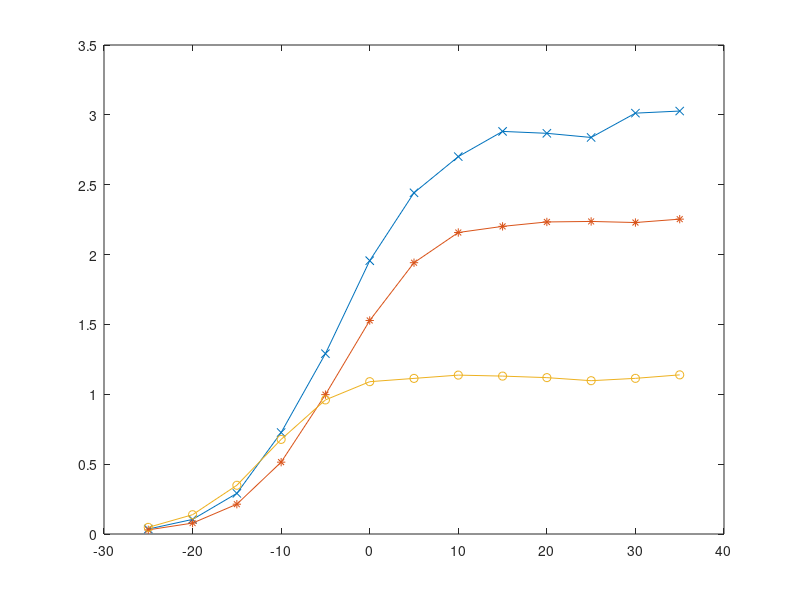

This figure's MATLAB source: (Note: this script raises an error after producing the figure.)
load("min_master_list_00.mat");
min_master_list_00 = min_master_list;

load("min_master_list_0.mat");
min_master_list_0 = min_master_list;

load("min_master_list_4.mat");
min_master_list_4 = min_master_list;

load("fine_min_master_list_8.mat");
min_master_list_8 = min_master_list;

load("fine_min_master_list_12.mat");
min_master_list_12 = min_master_list; 
load("fine_two_min_master_list_12.mat");
min_master_list_12 = cat(1,min_master_list_12,min_master_list);

max_power_list = -25:5:35;
plot(max_power_list,mean(min_master_list_12(:,1:end-1)),'DisplayName','12 IRS elements','Marker','x');
hold on;
% plot(max_power_list,mean(min_master_list_00),'DisplayName','No IRS with maximum power','Marker','>');
plot(max_power_list,mean(min_master_list_4(:,1:end-1)),'DisplayName','4 IRS elements','Marker','*');
% plot(max_power_list,mean(min_master_list_8),'DisplayName','8 IRS elements','Marker','^');
plot(max_power_list,mean(min_master_list_0(:,1:end-1)),'DisplayName','No IRS with optimized power','Marker','o');

ax = gca;
ax.FontSize = 12;
xlim([-25 35])
xlabel('Maximum transmit power (dBm)')
ylabel('Minimum secrecy Rate(bits/sec/Hz)')
lgd = legend('Location','eastoutside');
lgd.FontSize = 12;
